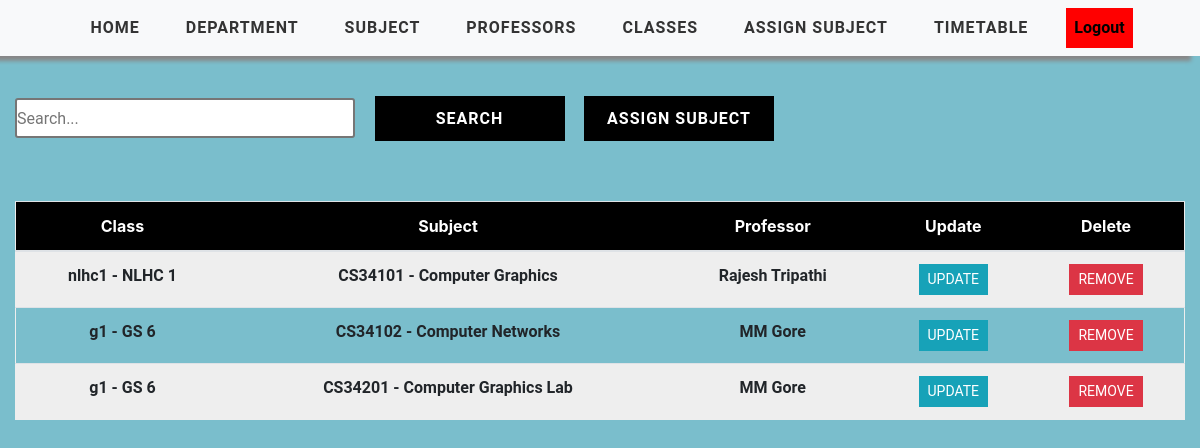
The page /classcourse/ (signed in) on the database as committed earlier.
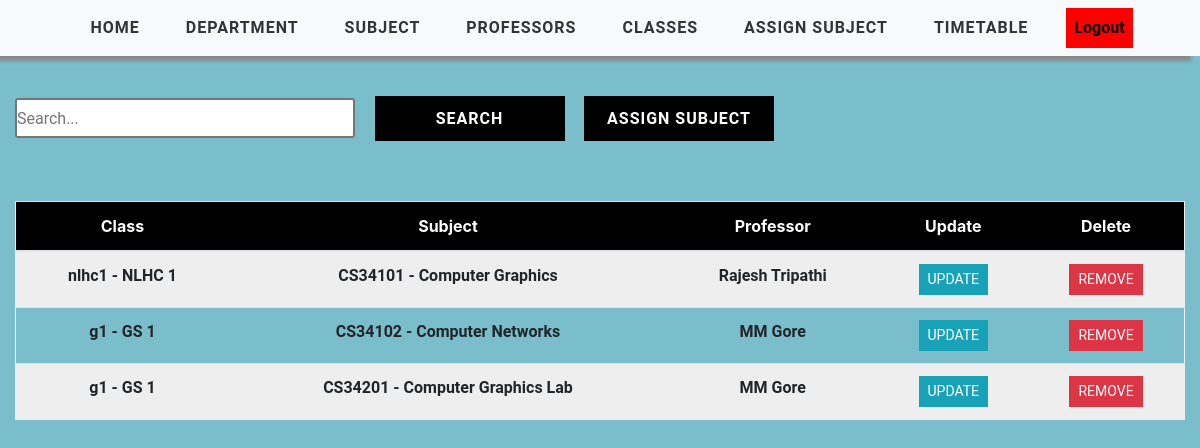
The same page on the database as committed later.
### timetableapp/models.py (models this page shows, shortened)
class ClassCourse(models.Model):
    user = models.ForeignKey(User, on_delete=models.CASCADE, null=True, blank=True)
    class Meta:
        unique_together = ('user','class_id', 'course_id')
    class_id = models.ForeignKey(Class, on_delete=models.CASCADE)
    professor_id = models.ForeignKey(Professor, on_delete=models.CASCADE, null=True, blank=True)
    course_id = models.ForeignKey(Course, on_delete=models.CASCADE)

class Class(models.Model):
    WEEK_DAY = (
    ('Monday', 'Monday'),
    ('Tuesday', 'Tuesday'),
    ('Wednesday', 'Wednesday'),
    ('Thursday', 'Thursday'),
    ('Friday', 'Friday'),
    ('Saturday', 'Saturday')
    )
    user = models.ForeignKey(User, on_delete=models.CASCADE, null=True, blank=True)
    class_id = models.CharField(max_length=2000)
    class_name = models.CharField(max_length=2000)
    class_strength=models.IntegerField(null=True,default=100)
    week_day = MultiSelectField(max_length=2000, choices=WEEK_DAY, max_choices=6)
    no_sessions = models.PositiveIntegerField(default = 8)
    class_mins = models.PositiveIntegerField(default = 60)
    start_time = models.TimeField(default=time(8,00))
    end_time = models.TimeField(default=time(18,00))
    break_start = models.TimeField(null=True,blank=True, default=time(12,00))
    break_end = models.TimeField(null=True,blank=True, default=time(13,00))
    class Meta:
        unique_together = ('user','class_id')
    def __str__(self):
        return self.class_id + ' - ' + self.class_name

class Course(models.Model):
    COURSE_TYPE = (
        ('Theory', 'Theory'),
        ('Lab', 'Lab')
    )
    user = models.ForeignKey(User, on_delete=models.CASCADE, null=True, blank=True)
    department = models.ForeignKey(Department, on_delete=models.CASCADE)
    course_id = models.CharField(max_length=1000)
    course_name = models.CharField(max_length=1000)
    course_type = models.CharField(max_length=200, choices=COURSE_TYPE)
    credit_hours = models.PositiveIntegerField()
    contact_hours = models.PositiveIntegerField()
    class Meta:
        unique_together = ('user','course_id')
    def __str__(self):
        return self.course_id + ' - ' + self.course_name

class Professor(models.Model):
    user = models.ForeignKey(User, on_delete=models.CASCADE, null=True, blank=True)
    professor_id = models.CharField(max_length=2000,primary_key=True)
    professor_name = models.CharField(max_length=2000)
    dob = models.DateField(default=datetime.datetime.today().strftime('%Y-%m-%d'))
    working_hours = models.IntegerField(null=True,default=100)
    available_hours = models.IntegerField(null=True,default=100)
    professor_email = models.EmailField(default="")
    def __str__(self):
        return self.professor_name

### timetableapp/views.py (the view)
# urls.py: path('classcourse/', views.ClassCourseTable, name='view-classcourse'),
@login_required(login_url='login')
def ClassCourseTable(request):
    AssignList= ClassCourse.objects.filter(user=request.user)
    context = {'AssignList': AssignList}
    return render(request, 'timetableapp/ClassCourseTable.html', context)

### timetableapp/templates/timetableapp/ClassCourseTable.html
{% extends 'timetableapp/main.html' %}
{% load static %}
{% block content %}
<div class="viewcontainer">
    <div class="container-fluid">
    <div class="search">
        <input type="text" class="searchbox" placeholder="Search...">
        <input type="submit" value="Search" class="searchButton">
        <a href="{% url 'add-classcourse' %}"><button class="searchButton">Assign Subject </button></a>
    </div>
        <table class="table text-center">
            <thead class="table-header" style="color: white;">
			<tr>
                <div class="header__item filter__link" >
                   <th scope="col" class="text-center">Class</th>
                </div>
                <div class="header__item filter__link">
                  <th class="text-center" scope="col">Subject</th>
                </div>
                <div class="header__item filter__link">
                   <th class="text-center" scope="col">Professor</th>
                </div>
                <div class="header__item filter__link">
                    <th class="text-center" scope="col">Update</th>
                </div>
                <div class="header__item filter__link">
                     <th class="text-center" scope="col">Delete</th>
                </div>
			</tr>
            </thead>
			<tbody class="tab-content">
                {% for assign in AssignList %}
				<tr class="table-row text-center">
                        <th scope="row" class="table-data" style="height: 10vh important;">{{ assign.class_id }}</th>
						<th scope="row" class="table-data" style="height: min-content;" >{{ assign.course_id }}</th>
						<th scope="row" class="table-data"style="height: min-content;"> {{ assign.professor_id}}</th>
                        <th scope="row" class="table-data"style="height: min-content;"> <a href="{% url 'update-classcourse' assign.id %}" class="btn btn-sm btn-info">Update</a></th>
                        <th scope="row" class="table-data"style="height: min-content;"> <a href="{% url 'delete-classcourse' assign.id %}" class="btn btn-sm btn-danger" >Remove</a></th>
					</tr>
                {% endfor %}
            </tbody>
        </table>
      </div>
</div>
{% endblock %}

### timetableapp/templates/timetableapp/main.html (shortened to what this page needs)
<!DOCTYPE html>
<html lang="en">
<head>
    {% load static %}
	<link href="{% static 'css/style.css' %}" rel="stylesheet">
    <link href="{% static 'css/tables.css' %}" rel="stylesheet">
    <link href="{% static 'css/add.css' %}" rel="stylesheet">
    <link href="{% static 'css/nav.css' %}" rel="stylesheet">
    <link rel="stylesheet" href="https://maxcdn.bootstrapcdn.com/bootstrap/4.5.0/css/bootstrap.min.css">
    <link rel="stylesheet" href="https://stackpath.bootstrapcdn.com/font-awesome/4.7.0/css/font-awesome.min.css">
    <link rel="stylesheet" src="extensions/sticky-header/bootstrap-table-sticky-header.css">
</head>
<body>
    <nav id="header"  class="navbar navbar-expand-lg navbar-light bg-light">
        <div class="container-fluid">
            <div class="collapse navbar-collapse collapse" data-toggle="collapse" aria-expanded="false"  id="navbarSupportedContent">
                <ul class="nav navbar-nav" style="padding-top: 0;">
                    <li class="nav-item text-center active">
                        <a class="nav-link link" href="{% url 'home' %}">Home</a>
                    </li>
                    <li class="nav-item text-center active">
                        <a class="nav-link link" href="{% url 'add-department' %}">Department</a>
                    </li>
                    <li class="nav-item text-center">
                        <a class="nav-link link" href="{% url 'add-course' %}">Subject</a>
                    </li>
                    <li class="nav-item text-center">
                        <a class="nav-link link" href="{% url 'add-professor' %}">Professors</a>
                    </li>
                    <li class="nav-item text-center">
                        <a class="nav-link link" href="{% url 'add-class' %}">Classes</a>
                    </li>
                    <li class="nav-item text-center">
                        <a class="nav-link link" href="{% url 'add-classcourse' %}">Assign Subject</a>
                    </li>
                    <li class="nav-item text-center">
                        <a class="nav-link link" href="{% url 'manage-timetable' %}">Timetable</a>
                    </li>
                    <li class="nav-item text-center">
                        <a class="nav-link" href="{% url 'logout' %}" style="background-color: red; color: black;">
                            Logout
                        </a>
                    </li>
                </ul>
            </div>
        </div>
    </nav>
    {% block content %}
    {% endblock %}
</body>
</html>

### static/css/style.css (style rules this page uses)
a { cursor: pointer; }
#header { width: 100%; background:#fff; box-shadow:-9px 5px 4px #888888 !important; overflow:auto; position: sticky; top: 0; }
#header ul { padding:33px 0 0 45px; }
#header li { list-style:none; margin-right:30px; }
#header li a.link { font-weight:700; color:#333; font-size: 16px; text-decoration:none; text-transform:uppercase; letter-spacing:1px; }

### static/css/tables.css (style rules this page uses)
*, *:before, *:after { box-sizing: border-box; }
body { font-family: "Roboto", sans-serif; margin: 0; background-color: white; }
.table { border: 1px solid #eeeeee; overflow-y: auto; overflow-x: auto; overflow-style: marquee-line; height: max-content; }
.table-header { width: 100%; background: #000; padding: 18px 0; position: sticky; top: 0; }
.table-row { width: 100%; padding: 18px 0; }
.table-row:nth-of-type(odd) { background: #eeeeee; }
.table-data, .header__item { flex: 1 1 20%; text-align: center; font-family: Roboto, sans-serif; font-weight: bold; }
.header__item { text-transform: uppercase; }
.filter__link { color: white; text-decoration: none; position: relative; display: inline-block; padding-left: 24px; padding-right: 24px; }
.filter__link::after { content: ""; position: absolute; right: -18px; color: white; font-size: 12px; top: 50%; transform: translateY(-50%); }
.btn { border-radius: 0 !important; font-family: Roboto, sans-serif !important; text-transform: uppercase; }
.search { display: inline-block; }
.searchbox { width: 340px; height: 40px; border-style: solid; border-radius: 3px; font-family: Roboto, sans-serif; text-align: justify; }
.searchButton { width: 190px; height: 45px ; font-family: Roboto, sans-serif; text-transform: uppercase; letter-spacing: 1px; font-weight: bolder; color: white ; background: black; margin-left: 15px; margin-top: 40px; border-color: black ; border-radius: 0 ; border-style: solid; border-width: 3px ; }

### static/css/add.css (style rules this page uses)
* { margin:0; padding:0; box-sizing: border-box; }
.viewcontainer { background-color: #7abecc; min-height: 100vh; }
.container-fluid { display: flex; flex-direction: column; gap:10px; }

### static/css/nav.css (style rules this page uses)
* { margin:0; padding:0; box-sizing: border-box; }
.navbar { padding: 15px 10px; background: #fff; display: flex; justify-content: space-between; border: none; border-radius: 0; box-shadow: 1px 1px 3px rgba(0, 0, 0, 0.1); }
.navbar-nav { display: flex; align-items: center; align-items: center; }
.nav-item { font-family: Roboto, sans-serif !important; font-weight: bold; text-transform: capitalize; }

Rows that differ between the two databases and show on the page:
changed through a linked row, ClassCourse "CS34102 - Computer Networks": class_id "g1 - GS 6" → "g1 - GS 1"
changed through a linked row, ClassCourse "CS34201 - Computer Graphics Lab": class_id "g1 - GS 6" → "g1 - GS 1"
